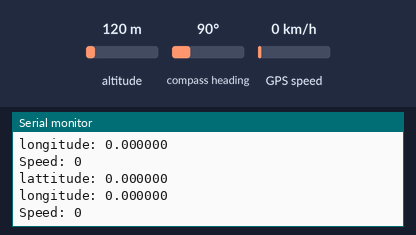
Bench run of a sketch on a simulated Arduino Uno, built with avr-gcc and run on an emulated ATmega328P. On the bench: the last lines printed to the serial monitor. Inputs (shaded band) come from the test bench; at power-on: GPS speed 0 km/h, altitude 120 m, compass heading 90°. The GPS gets a fix after 3 s at 37.7749, -122.4194 with 8 satellites.

Above: at 1.8 s.
1.9 s: GPS speed set to 2 km/h
At 3.3 s:
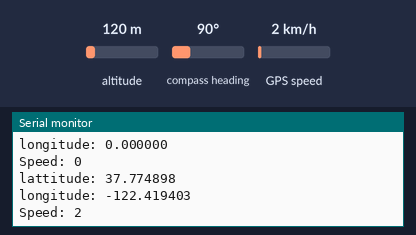
3.4 s: GPS speed set to 30 km/h
At 4.7 s:
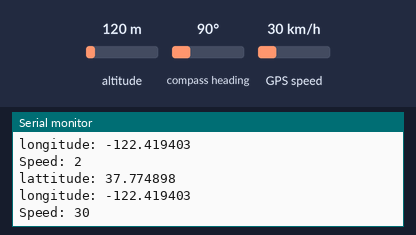
Timing chart, 0 to 6.4 s (numbered marks = the images above; inputs shaded):
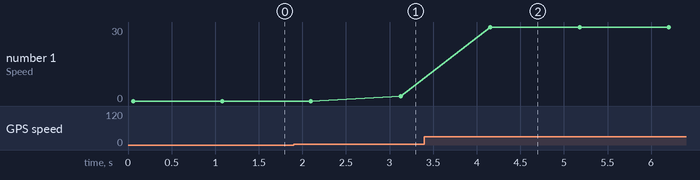

The sketch:

uno_can_gps.ino
```cpp
#include <SoftwareSerial.h>
#include <TinyGPS++.h>
#include<Wire.h>

SoftwareSerial gpsSerial(4,3);
TinyGPSPlus gps;

double lattitude,Longitude;
int Speed;
String latdata,longdata,speeddata,padding="0",combine;

void setup() {
  gpsSerial.begin(9600);
  Serial.begin(9600);
  Wire.begin(8);
  Wire.onRequest(requestEvent);
  Serial.println("GPS Sender");
}

void loop()
{
  while (gpsSerial.available()){
  int data = gpsSerial.read();
  if(gps.encode(data))
    {
      lattitude = (gps.location.lat());
      Longitude = (gps.location.lng());
      Speed = (gps.speed.kmph());

      Serial.print ("lattitude: ");
      Serial.println (lattitude,6);
      Serial.print ("longitude: ");
      Serial.println (Longitude,6);
      Serial.print ("Speed: ");
      Serial.println (Speed);

  if(lattitude == 0.000000)
  {
    latdata = "12.972029";
  }
  else
  {
    latdata = String(lattitude,6);
  }
  if(Longitude == 0.000000)
  {
    longdata = "79.157494";
  }
  else
  {
    longdata = String(Longitude,6);
  }
  if(Speed<10)
  {
    speeddata = padding+String(Speed);
  }
  else
  {
    speeddata = String(Speed);
  }
  combine = latdata+longdata+speeddata;
  delay(1000);
    }
  }
}
void requestEvent()
{
  Wire.write(combine.c_str());
}
```

Measured:
- after the input at 1.9 s, the serial monitor: prints a new line after 1.2 s (image 1)
- after the input at 3.4 s, the serial monitor: prints a new line after 0.75 s (image 2)
- plotted number 1: 0 → 2 after the input at 1.9 s, 2 → 30 after the input at 3.4 s
